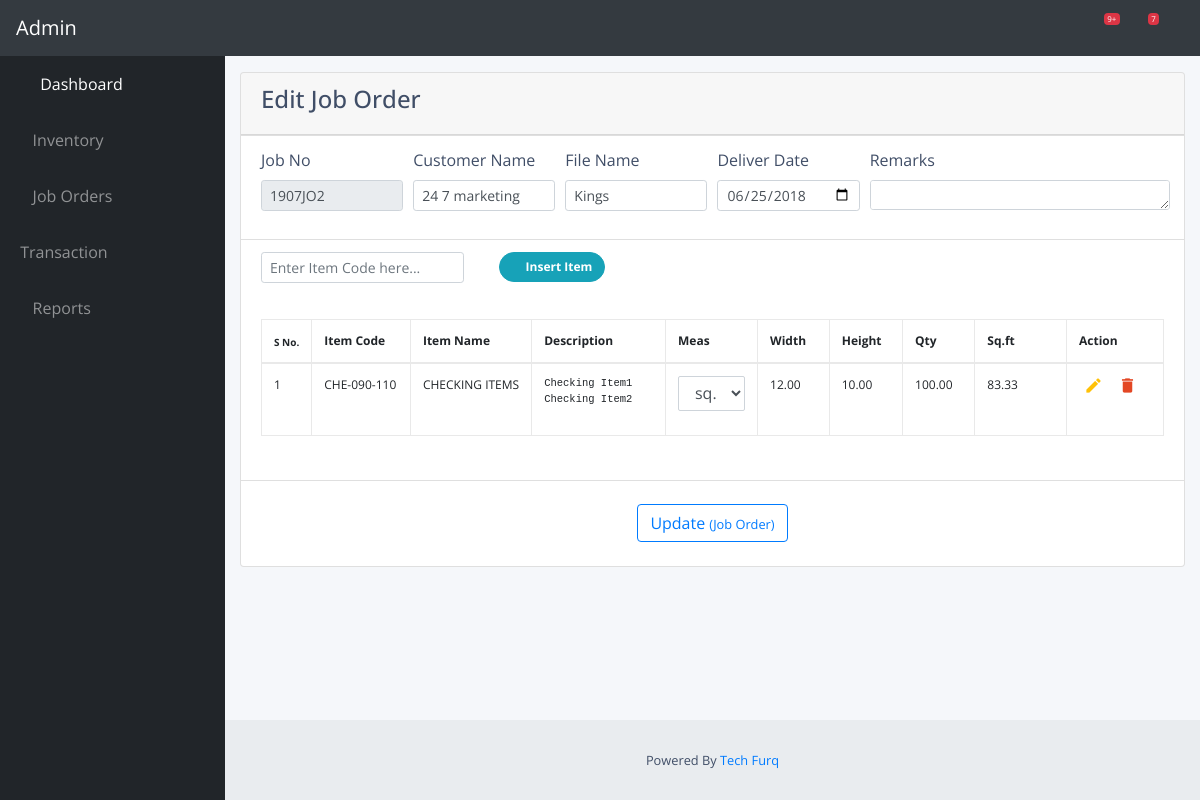
The app's page /transaction/job_order/edit/24 with its own data.
### transaction/models.py (models this page shows)
class JobOrderHeader(models.Model):
    job_no = models.CharField(max_length = 100)
    file_name = models.CharField(max_length = 100)
    date = models.DateField(default = datetime.date.today)
    delivery_date = models.DateField(default = datetime.date.today)
    remarks = models.CharField(max_length = 100)
    account_id = models.ForeignKey(ChartOfAccount, models.SET_NULL,blank=True,null=True)

class ChartOfAccount(models.Model):
    account_title = models.CharField(max_length = 100, unique = True)
    parent_id = models.IntegerField()
    opening_balance = models.DecimalField(max_digits = 8, decimal_places = 2)
    phone_no = models.CharField(max_length = 100)
    email_address = models.CharField(max_length = 100)
    ntn = models.CharField(max_length = 100)
    stn = models.CharField(max_length = 100)
    cnic = models.CharField(max_length = 100)
    Address = models.CharField(max_length = 200)
    remarks = models.CharField(max_length = 100)
    credit_limit = models.DecimalField(max_digits = 8, decimal_places = 2)

class JobOrderDetail(models.Model):
    item_id = models.ForeignKey(Add_item, models.SET_NULL, blank=True, null=True)
    width = models.DecimalField(max_digits = 8, decimal_places = 2)
    height = models.DecimalField(max_digits = 8, decimal_places = 2)
    quantity = models.DecimalField(max_digits = 8, decimal_places = 2)
    remarks = models.CharField(max_length = 100)
    meas = models.CharField(max_length = 100)
    header_id = models.ForeignKey(JobOrderHeader, models.SET_NULL, blank = True, null = True)

### inventory/models.py (models this page shows, shortened)
class Add_item(models.Model):
    item_code = models.CharField(max_length = 100)
    item_name = models.CharField(max_length = 100)
    item_description = models.TextField()
    unit = models.CharField(max_length = 100)
    type = models.CharField(max_length = 100)
    size = models.CharField(max_length = 100)
    opening_stock = models.DecimalField(max_digits = 8, decimal_places = 2)

### transaction/views.py (the view, shortened to what this page needs)
# urls.py: path('job_order/edit/<pk>', views.edit_job_order, name='edit-job-order'),
def edit_job_order(request,pk):
    all_item_code = Add_item.objects.all()
    all_accounts = ChartOfAccount.objects.all()
    job_header = JobOrderHeader.objects.get(id = pk)
    job_detail = JobOrderDetail.objects.filter(header_id = pk).all()
    item_code = request.POST.get('item_code', False)
    if item_code:
        row = Add_item.objects.filter(item_code = item_code)
        row = serializers.serialize('json',row)
        return HttpResponse(json.dumps({'row':row}))
    return render(request, 'transaction/edit_job_order.html',{"pk":pk,"all_item_code":all_item_code,"all_accounts":all_accounts, 'job_header':job_header, 'job_detail':job_detail})

### transaction/templates/transaction/edit_job_order.html (shortened to what this page needs)
{% extends "transaction/base.html" %}
{% load crispy_forms_tags %}
{% load mathfilters %}
{% block body %}
<div class="card" style="width: 100%;">
<div class="card-header">
  <h4>Edit Job Order</h4>
</div>
<ul class="list-group list-group-flush">
<form  action="" id="edit-jo-submit" autocomplete="off" method="post">
  <li class="list-group-item">
      <div class="form-row">
        <div class="form-group col-md-2">
          <label for="">Job No</label>
          <input type="text" readonly class="form-control form-control-sm " required value="{{job_header.job_no}}" id="job_no">
        </div>
        <div class="form-group col-md-2">
          <label>Customer Name</label>
          <input list="account" class="form-control form-control-sm" value="{{job_header.account_id.account_title}}" required  id="client_name">
        </div>
        <div class="form-group col-md-2">
          <label for="">File Name</label>
          <input type="text" class="form-control form-control-sm"  value="{{job_header.file_name}}" id="file_name">
        </div>
        <div class="form-group col-md-2">
          <label for="">Deliver Date</label>
          <input type="date" class="form-control form-control-sm" id="delivery_date"  value="{{job_header.delivery_date|date:"Y-m-d"}}" >
        </div>
        <div class="form-group col-md-2">
          <label for="">Remarks</label>
          <textarea name="remarks" class="form-control form-control-sm" name="remarks" style="width:300px; height:30px;">{{job_header.remarks}}</textarea>
        </div>
      </div>
    </li>
    <li class="list-group-item">
    <div class="table-title">
        <div class="row">
          <div class="form-group col-md-3">
            <input type="text" list="item" placeholder="Enter Item Code here..." class="form-control form-control-sm" id="item_code_jo_edit">
          </div>
            <div style="margin-left:20px;">
                <button type="button" class="btn btn-info edit-item-jo has_id" id="{{pk}}" ><i class="fa fa-plus"></i>Insert Item</button>
            </div>
        </div>
    </div>
    <div class="table table-responsive">
      <table class="table table-bordered" id="edit-jo-table">
          <thead>
              <tr>
                  <th width="40px" style="font-size:10px;">S No.</th>
                  <th width="100px">Item Code</th>
                  <th width="120px">Item Name</th>
                  <th width="150px">Description</th>
                  <th width="120px">Meas</th>
                  <th width="80px">Width</th>
                  <th width="80px">Height</th>
                  <th width="80px">Qty</th>
                  <th width="120px">Sq.ft</th>
                  <th>Action</th>
              </tr>
          </thead>
          <tbody>
            {% for value in job_detail %}
            <tr>
              <td>{{forloop.counter}}</td>
              <td>{{value.item_id.item_code}}</td>
              <td>{{value.item_id.item_name}}</td>
              <td><pre>{{value.item_id.item_description}}</pre></td>
              <td><select id="sel" class="form-control" style=" height:35px;"><option>{{value.meas}}</option><option>sq.ft</option><option>sq.inches</option></select></td>
              <td id="width">{{value.width}}</td>
              <td id="height">{{value.height}}</td>
              <td id="quantity">{{value.quantity}}</td>
              {% if value.meas == "sq.ft" %}
              <td id="square_fit">{{value.height|mul:value.width|mul:value.quantity|floatformat:2}}</td>
              {% else %}
              <td id="square_fit">{{value.height|mul:value.width|div:144|mul:value.quantity|floatformat:2}}</td>
              {% endif %}
              <td><a class="edit-jo-edit" title="Edit" data-toggle="tooltip"><i class="material-icons"></i></a><a class="delete-jo-edit" title="Delete" data-toggle="tooltip"><i class="material-icons"></i></a></td>
            </tr>
            {% endfor %}
          </tbody>
      </table>
    </div>
    </li>
      <br>
    <div class="text-center">
      <button type="submit" class="btn btn-outline-primary has_id" id="{{pk}}">Update <small>(Job Order)</small></button>
    </div>
    <br>
</form>
</ul>
</div>
{% endblock body %}

### transaction/static/transaction/css/table.css (style rules this page uses)
body { color: #404E67; background: #F5F7FA; font-family: 'Open Sans', sans-serif; }
.table-title { padding-bottom: 10px; margin: 0 0 10px; }
table.table tr th, table.table tr td { border-color: #e9e9e9; }
table.table td a { cursor: pointer; display: inline-block; margin: 0 5px; min-width: 24px; }
table.table td i { font-size: 19px; }
table.table .form-control { height: 32px; line-height: 32px; box-shadow: none; border-radius: 2px; }
table.table thead tr th { white-space: nowrap; overflow: hidden; font-size: 14px; }
table.table tbody tr td { white-space: nowrap; overflow: hidden; text-overflow:ellipsis; font-size: 12px; }
table.table thead tr th { font-size:12px; }
#t_table, th, td { border: 1px solid; }
.table-title .edit-item-jo { float: right; height: 30px; font-weight: bold; font-size: 12px; text-shadow: none; min-width: 100px; border-radius: 50px; line-height: 13px; }
.table-title .edit-item-jo i { margin-right: 4px; }
#edit-jo-table.table tr th, #edit-jo-table.table tr td { border-color: #e9e9e9; }
#edit-jo-table.table th:last-child { width: 100px; }
#edit-jo-table.table td a { cursor: pointer; display: inline-block; margin: 0 5px; min-width: 24px; }
#edit-jo-table.table td a.edit-jo-edit { color: #FFC107; }
#edit-jo-table.table td a.delete-jo-edit { color: #E34724; }
#edit-jo-table.table td i { font-size: 19px; }
#edit-jo-table.table .form-control { height: 32px; line-height: 32px; box-shadow: none; border-radius: 2px; }

### records on screen
JobOrderHeader: job_no "1907JO2", account_id.account_title "24 7 marketing", file_name "Kings", delivery_date "06/25/2018"
JobOrderDetail: item_id.item_code "CHE-090-110", item_id.item_name "CHECKING ITEMS", item_id.item_description "Checking Item1 Checking Item2", meas "sq.inches", width "12.00", height "10.00", quantity "100.00", height|mul "83.33"
